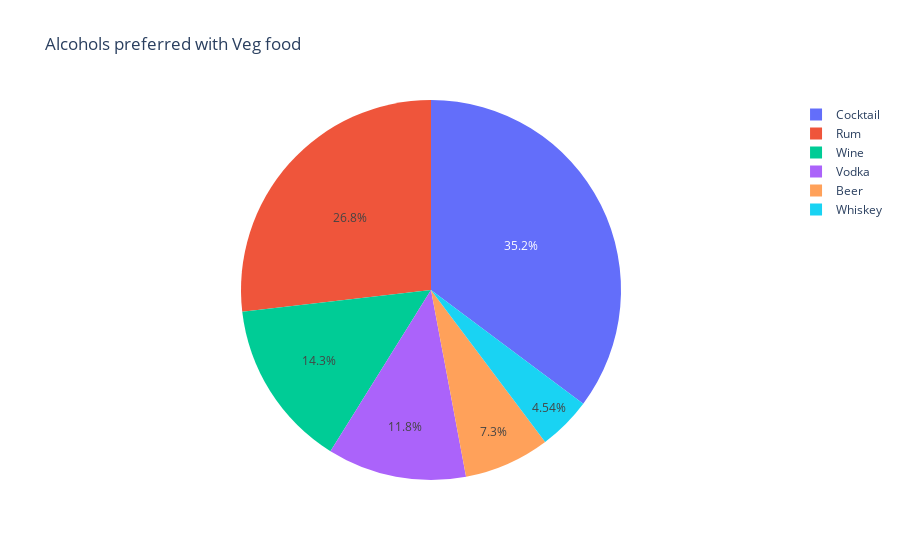

Here is the notebook cell this chart was saved with:
### Code cell
labels = ["Beer", "Wine", "Vodka", "Whiskey", "Rum", "Cocktail"]
ratios = [
    len(reduced_data[reduced_data["food_type"] == "Veg"][reduced_data["beer"] == 1]) / len(reduced_data[reduced_data["food_type"] == "Veg"]) * 100,
    len(reduced_data[reduced_data["food_type"] == "Veg"][reduced_data["wine"] == 1]) / len(reduced_data[reduced_data["food_type"] == "Veg"]) * 100,
    len(reduced_data[reduced_data["food_type"] == "Veg"][reduced_data["vodka"] == 1]) / len(reduced_data[reduced_data["food_type"] == "Veg"]) * 100,
    len(reduced_data[reduced_data["food_type"] == "Veg"][reduced_data["whiskey"] == 1]) / len(reduced_data[reduced_data["food_type"] == "Veg"]) * 100,
    len(reduced_data[reduced_data["food_type"] == "Veg"][reduced_data["rum"] == 1]) / len(reduced_data[reduced_data["food_type"] == "Veg"]) * 100,
    len(reduced_data[reduced_data["food_type"] == "Veg"][reduced_data["cocktail"] == 1]) / len(reduced_data[reduced_data["food_type"] == "Veg"]) * 100
]
fig = px.pie(values = ratios, names = labels, title = "Alcohols preferred with Veg food")
fig.show()

### Figure 1 — Plotly figure (JSON) as saved in the notebook; plotly's stock layout.template omitted (floating-point values rounded to 4 significant figures)
{"data": [{"domain": {"x": [0, 1], "y": [0, 1]}, "hovertemplate": "label=%{label}<br>value=%{value}<extra></extra>", "labels": ["Beer", "Wine", "Vodka", "Whiskey", "Rum", "Cocktail"], "legendgroup": "", "name": "", "showlegend": true, "type": "pie", "values": [0.4923, 0.9647, 0.7984, 0.306, 1.81, 2.375]}], "layout": {"legend": {"tracegroupgap": 0}, "title": {"text": "Alcohols preferred with Veg food"}}}
